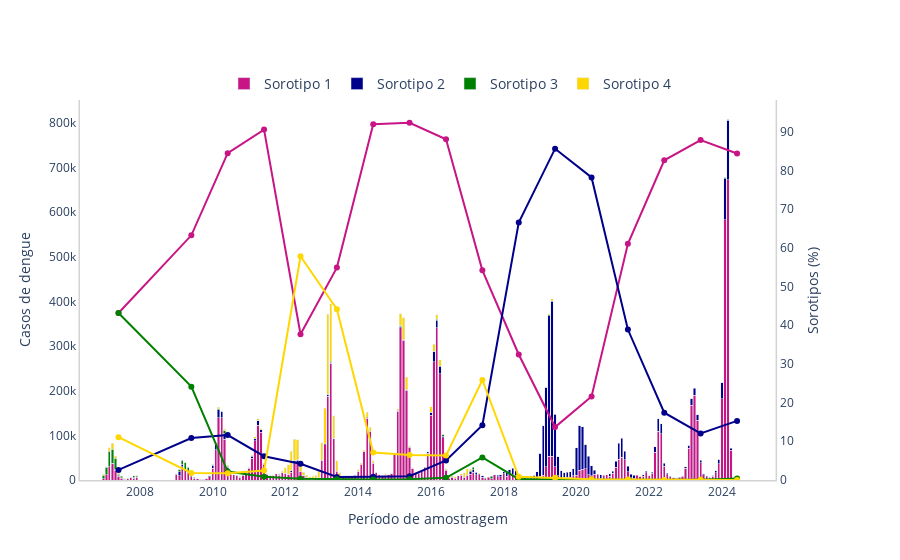

Source (notebook cell):
### Code cell
fig = make_subplots(specs=[[{"secondary_y": True}]])

fig.add_trace(go.Bar(name='Sorotipo 1',
                     marker_color='mediumvioletred',
                     x=df_sudeste1_per['Período'],
                     y=df_sudeste1_per['CasosExtrap']),
              secondary_y=False)

fig.add_trace(go.Bar(name='Sorotipo 2',
                     marker_color='darkblue',
                     x=df_sudeste2_per['Período'],
                     y=df_sudeste2_per['CasosExtrap']),
              secondary_y=False)

fig.add_trace(go.Bar(name='Sorotipo 3',
                     marker_color='green',
                     x=df_sudeste3_per['Período'],
                     y=df_sudeste3_per['CasosExtrap']),
              secondary_y=False)

fig.add_trace(go.Bar(name='Sorotipo 4',
                     marker_color='gold',
                     x=df_sudeste4_per['Período'],
                     y=df_sudeste4_per['CasosExtrap']),
              secondary_y=False)

# LINHA
fig.add_trace(go.Scatter(showlegend=False,
                         marker_color='mediumvioletred',
                         x=df_sudeste1_ano['Ano'],
                         y=df_sudeste1_ano['Porcentagem']),
              secondary_y=True)

fig.add_trace(go.Scatter(showlegend=False,
                         marker_color='darkblue',
                         x=df_sudeste2_ano['Ano'],
                         y=df_sudeste2_ano['Porcentagem']),
              secondary_y=True)

fig.add_trace(go.Scatter(showlegend=False,
                         marker_color='green',
                         x=df_sudeste3_ano['Ano'],
                         y=df_sudeste3_ano['Porcentagem']),
              secondary_y=True)

fig.add_trace(go.Scatter(showlegend=False,
                         marker_color='gold',
                         x=df_sudeste4_ano['Ano'],
                         y=df_sudeste4_ano['Porcentagem']),
              secondary_y=True)

fig.update_layout(barmode='stack',
                  legend_font_size=14,
                  legend_traceorder='normal',
                  legend_orientation='h',
                  legend_xanchor = 'center',
                  legend_yanchor = 'bottom',
                  legend_x= 0.5, legend_y= 1.0,
                  plot_bgcolor='white',
                  xaxis_title="Período de amostragem",
                  yaxis_title="Casos de dengue",)

fig.update_xaxes(showline=True, linewidth=1.5, linecolor='lightgray')
fig.update_yaxes(showline=True, linewidth=1.5, linecolor='lightgray', secondary_y=False)
fig.update_yaxes(secondary_y=True, showline=True, linewidth=1.5, linecolor='lightgray',
                 title_text='Sorotipos (%)', rangemode="tozero")

fig.show()

### Figure 1 — Plotly figure (JSON) as saved in the notebook; plotly's stock layout.template omitted (floating-point values rounded to 4 significant figures; data arrays with more than 128 entries replaced by an {"elided": "..."} marker saying what was removed)
{"data": [{"marker": {"color": "mediumvioletred"}, "name": "Sorotipo 1", "type": "bar", "x": {"elided": "195 str values"}, "xaxis": "x", "y": {"elided": "195 int values"}, "yaxis": "y"}, {"marker": {"color": "darkblue"}, "name": "Sorotipo 2", "type": "bar", "x": {"elided": "156 str values"}, "xaxis": "x", "y": {"elided": "156 int values"}, "yaxis": "y"}, {"marker": {"color": "green"}, "name": "Sorotipo 3", "type": "bar", "x": ["2007-01", "2007-02", "2007-03", "2007-04", "2007-05", "2007-06", "2007-07", "2007-08", "2007-09", "2007-10", "2007-11", "2007-12", "2009-02", "2009-03", "2009-04", "2009-05", "2009-06", "2009-07", "2009-11", "2009-12", "2010-01", "2010-02", "2010-03", "2010-04", "2010-05", "2010-06", "2010-07", "2010-09", "2010-11", "2010-12", "2011-01", "2011-02", "2011-03", "2011-04", "2011-05", "2011-11", "2011-12", "2012-02", "2012-04", "2012-05", "2012-07", "2012-11", "2012-12", "2013-03", "2013-04", "2013-05", "2014-06", "2014-09", "2015-01", "2015-02", "2015-03", "2015-05", "2016-01", "2016-02", "2016-03", "2016-05", "2017-02", "2017-03", "2017-07", "2017-09", "2018-11", "2019-02", "2019-04", "2019-05", "2020-02", "2023-10", "2023-11", "2023-12", "2024-01", "2024-02", "2024-03"], "xaxis": "x", "y": [8123, 16524, 34660, 30626, 24896, 3242, 3156, 1887, 475, 417, 2564, 2632, 5320, 8700, 15103, 10843, 4579, 1168, 129, 145, 1528, 1026, 2945, 312, 5936, 1263, 210, 1317, 1314, 1137, 1145, 1137, 1110, 209, 430, 1587, 634, 179, 206, 371, 343, 163, 163, 1025, 1920, 631, 545, 506, 233, 1113, 567, 559, 537, 1075, 3655, 3430, 1836, 5104, 1797, 5667, 208, 172, 2065, 1163, 236, 29, 160, 119, 460, 3378, 2850], "yaxis": "y"}, {"marker": {"color": "gold"}, "name": "Sorotipo 4", "type": "bar", "x": ["2007-01", "2007-02", "2007-03", "2007-04", "2007-05", "2007-06", "2007-08", "2007-09", "2007-10", "2007-12", "2009-02", "2009-03", "2009-04", "2009-05", "2009-06", "2009-11", "2009-12", "2010-01", "2010-02", "2010-03", "2010-04", "2010-05", "2010-06", "2010-08", "2010-10", "2010-12", "2011-01", "2011-02", "2011-03", "2011-04", "2011-05", "2011-06", "2011-07", "2011-08", "2011-09", "2011-11", "2011-12", "2012-01", "2012-02", "2012-03", "2012-04", "2012-05", "2012-06", "2012-07", "2012-08", "2012-09", "2012-10", "2012-11", "2012-12", "2013-01", "2013-02", "2013-03", "2013-04", "2013-05", "2013-06", "2013-07", "2013-08", "2013-09", "2013-12", "2014-01", "2014-02", "2014-03", "2014-04", "2014-05", "2014-06", "2014-07", "2014-10", "2014-12", "2015-01", "2015-02", "2015-03", "2015-04", "2015-05", "2015-06", "2015-07", "2015-08", "2016-01", "2016-02", "2016-03", "2016-04", "2016-05", "2016-06", "2016-07", "2016-08", "2016-09", "2016-11", "2016-12", "2017-01", "2017-02", "2017-04", "2017-05", "2017-07", "2018-02", "2018-03", "2018-05", "2018-09", "2019-01", "2019-02", "2019-03", "2019-04", "2019-05", "2019-06", "2019-07", "2019-09", "2020-02", "2020-04", "2021-10", "2022-04", "2023-02", "2023-03", "2023-05", "2023-11", "2024-01", "2024-02", "2024-03"], "xaxis": "x", "y": [2089, 1676, 7476, 13576, 4914, 2161, 944, 158, 833, 526, 760, 1055, 574, 571, 286, 129, 145, 191, 1026, 2455, 1248, 3196, 3158, 363, 2016, 1705, 1145, 1137, 2776, 3130, 1290, 282, 1508, 952, 735, 1587, 3168, 12225, 21245, 44010, 47430, 44914, 23020, 6862, 5084, 4451, 6898, 5861, 14547, 39154, 79856, 179348, 129282, 49857, 23589, 9140, 2143, 2173, 660, 3533, 3522, 3565, 11631, 8968, 4361, 1222, 1849, 271, 698, 3710, 27228, 48897, 28487, 1802, 302, 316, 12895, 16132, 9746, 13652, 1715, 1961, 6209, 1979, 3791, 3184, 10631, 13941, 3673, 1888, 1184, 898, 498, 418, 384, 982, 93, 517, 825, 2753, 4654, 1056, 921, 1021, 472, 396, 1812, 151, 75, 201, 72, 36, 49, 133, 475], "yaxis": "y"}, {"marker": {"color": "mediumvioletred"}, "showlegend": false, "type": "scatter", "x": ["2007-06", "2009-06", "2010-06", "2011-06", "2012-06", "2013-06", "2014-06", "2015-06", "2016-06", "2017-06", "2018-06", "2019-06", "2020-06", "2021-06", "2022-06", "2023-06", "2024-06"], "xaxis": "x", "y": [43.16, 63.22, 84.44, 90.54, 37.66, 54.87, 91.92, 92.3, 88.04, 54.17, 32.42, 13.68, 21.56, 61.01, 82.59, 87.83, 84.34], "yaxis": "y2"}, {"marker": {"color": "darkblue"}, "showlegend": false, "type": "scatter", "x": ["2007-06", "2009-06", "2010-06", "2011-06", "2012-06", "2013-06", "2014-06", "2015-06", "2016-06", "2017-06", "2018-06", "2019-06", "2020-06", "2021-06", "2022-06", "2023-06", "2024-06"], "xaxis": "x", "y": [2.6, 10.84, 11.6, 6.15, 4.19, 0.8, 0.85, 0.98, 5.07, 14.17, 66.53, 85.6, 78.18, 38.87, 17.38, 12.04, 15.27], "yaxis": "y2"}, {"marker": {"color": "green"}, "showlegend": false, "type": "scatter", "x": ["2007-06", "2009-06", "2010-06", "2011-06", "2012-06", "2013-06", "2014-06", "2015-06", "2016-06", "2017-06", "2018-06", "2019-06", "2020-06", "2023-06", "2024-06"], "xaxis": "x", "y": [43.16, 24.12, 2.19, 0.86, 0.34, 0.2, 0.13, 0.22, 0.58, 5.83, 0.21, 0.17, 0.06, 0.09, 0.36], "yaxis": "y2"}, {"marker": {"color": "gold"}, "showlegend": false, "type": "scatter", "x": ["2007-06", "2009-06", "2010-06", "2011-06", "2012-06", "2013-06", "2014-06", "2015-06", "2016-06", "2017-06", "2018-06", "2019-06", "2020-06", "2021-06", "2022-06", "2023-06", "2024-06"], "xaxis": "x", "y": [11.07, 1.83, 1.77, 2.45, 57.81, 44.13, 7.11, 6.49, 6.31, 25.83, 0.84, 0.56, 0.19, 0.12, 0.03, 0.04, 0.02], "yaxis": "y2"}], "layout": {"barmode": "stack", "legend": {"font": {"size": 14}, "orientation": "h", "traceorder": "normal", "x": 0.5, "xanchor": "center", "y": 1, "yanchor": "bottom"}, "plot_bgcolor": "white", "xaxis": {"anchor": "y", "domain": [0, 0.94], "linecolor": "lightgray", "linewidth": 1.5, "showline": true, "title": {"text": "Período de amostragem"}}, "yaxis": {"anchor": "x", "domain": [0, 1], "linecolor": "lightgray", "linewidth": 1.5, "showline": true, "title": {"text": "Casos de dengue"}}, "yaxis2": {"anchor": "x", "linecolor": "lightgray", "linewidth": 1.5, "overlaying": "y", "rangemode": "tozero", "showline": true, "side": "right", "title": {"text": "Sorotipos (%)"}}}}
